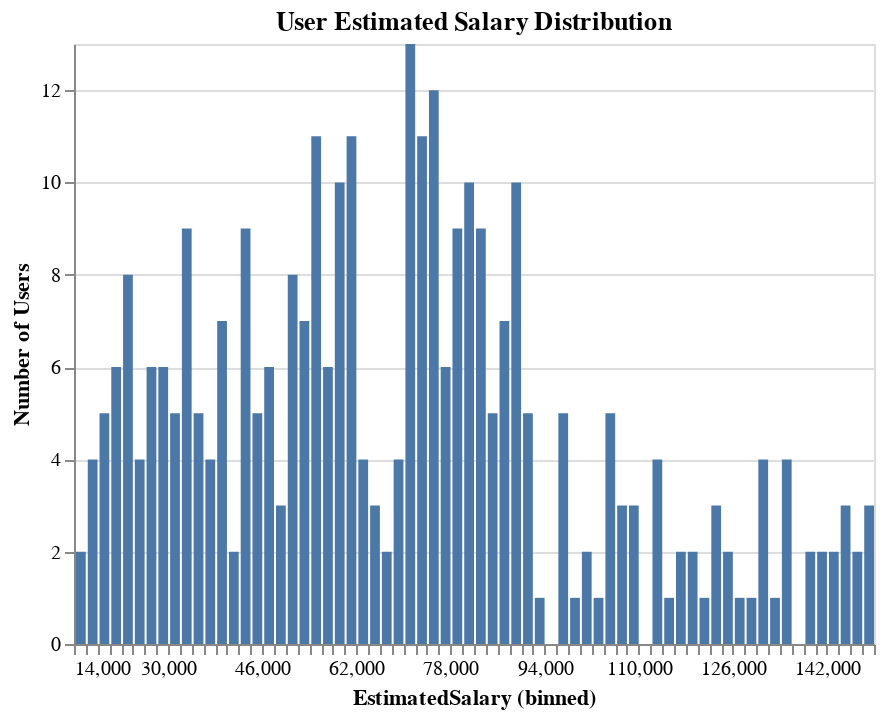

Source (notebook cell):
### Code cell
alt.Chart(media_df_train).mark_bar().encode(
    alt.X("EstimatedSalary", bin=alt.Bin(maxbins=100)),
    alt.Y("count()", title = "Number of Users"),
).properties(title = "User Estimated Salary Distribution")

### Figure 1 — Vega-Lite specification as saved in the notebook (floating-point values rounded to 4 significant figures; data arrays with more than 128 entries replaced by an {"elided": "..."} marker saying what was removed)
{"$schema": "https://vega.github.io/schema/vega-lite/v3.4.0.json", "config": {"mark": {"tooltip": null}, "view": {"height": 300, "width": 400}}, "data": {"name": "data-1d3b0e0fee3d6508ad3faee76fa53a52"}, "datasets": {"data-1d3b0e0fee3d6508ad3faee76fa53a52": {"elided": "320 records"}}, "encoding": {"x": {"bin": {"maxbins": 100}, "field": "EstimatedSalary", "type": "quantitative"}, "y": {"aggregate": "count", "title": "Number of Users", "type": "quantitative"}}, "mark": "bar", "title": "User Estimated Salary Distribution"}
